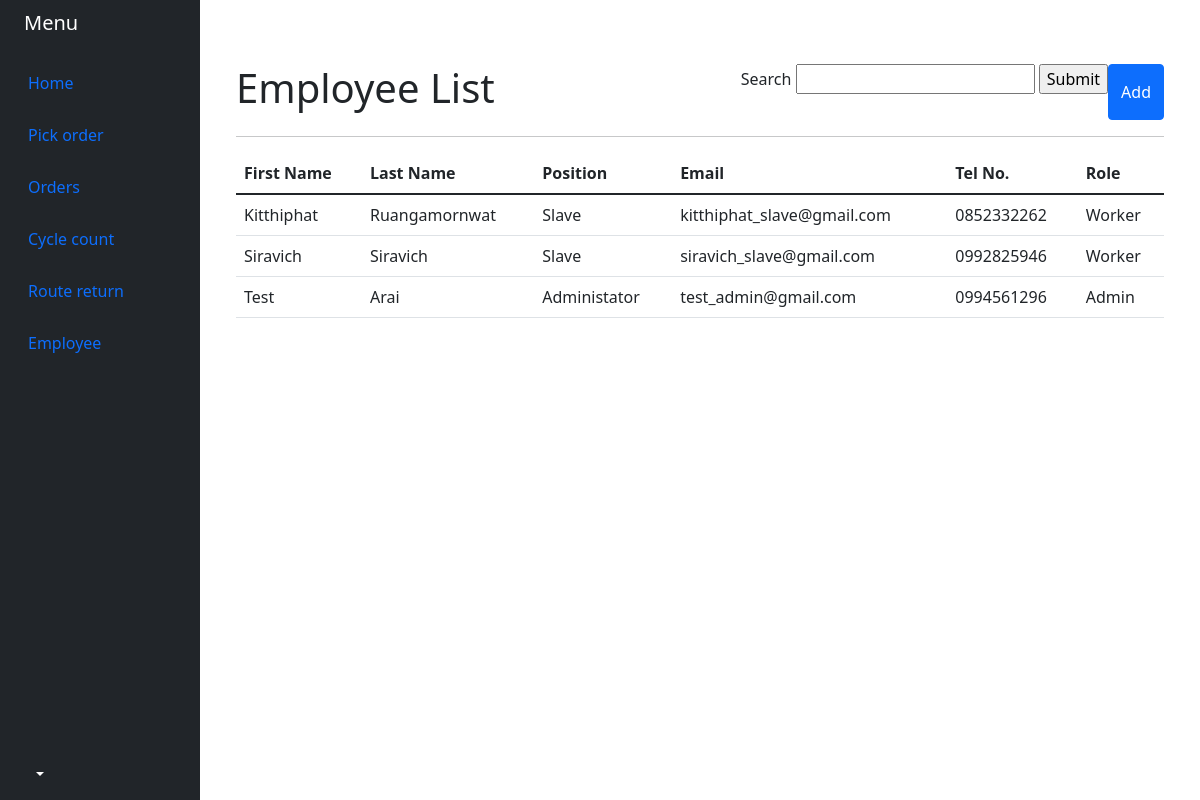
/employee_list.php, run on the app's committed database.
### tables this page shows
CREATE TABLE `employee` (
  `EmployeeID` varchar(10) NOT NULL DEFAULT 'NOT NULL',
  `Fname` varchar(20) NOT NULL DEFAULT 'NOT NULL',
  `Lname` varchar(20) NOT NULL DEFAULT 'NOT NULL',
  `Position` varchar(20) NOT NULL DEFAULT 'NOT NULL',
  `Email` varchar(50) NOT NULL DEFAULT 'NOT NULL',
  `Username` varchar(20) NOT NULL DEFAULT 'NOT NULL',
  `Password` varchar(20) NOT NULL DEFAULT 'NOT NULL',
  `Tel` varchar(25) NOT NULL DEFAULT 'NOT NULL',
  `UserRole` varchar(20) NOT NULL DEFAULT 'NOT NULL',
  `Salary` int(11) NOT NULL
);

### employee_list.php (the view, shortened to what this page needs)
<?php
    require_once "config/db.php";
?>
<!DOCTYPE html>
<html lang="en">
<head>
    <link href="https://cdn.jsdelivr.net/npm/bootstrap@5.1.3/dist/css/bootstrap.min.css" rel="stylesheet">
</head>
<body>
<div class="container-fluid">
    <div class="row flex-nowrap">
        <div class="col-auto col-md-3 col-xl-2 px-sm-2 px-0 bg-dark">
            <div class="d-flex flex-column align-items-center align-items-sm-start px-3 pt-2 text-white min-vh-100">
                <a href="/" class="d-flex align-items-center pb-3 mb-md-0 me-md-auto text-white text-decoration-none">
                    <span class="fs-5 d-none d-sm-inline">Menu</span>
                </a>
                <ul class="nav nav-pills flex-column mb-sm-auto mb-0 align-items-center align-items-sm-start" id="menu">
                    <li class="nav-item">
                        <a href="firstpage.php" class="nav-link align-middle px-0">
                            <i class="fs-4 bi-house"></i> <span class="ms-1 d-none d-sm-inline">Home</span>
                        </a>
                    </li>
                    <li>
                    <a href="pickorder_1.php" class="nav-link px-0 align-middle">
                            <i class="fs-4 bi-table"></i> <span class="ms-1 d-none d-sm-inline">Pick order</span></a>
</li>
                    <li>
                        <a href="#" class="nav-link px-0 align-middle">
                            <i class="fs-4 bi-table"></i> <span class="ms-1 d-none d-sm-inline">Orders</span></a>
                    </li>
                    <li>
                    <a href="cyclecount.php" class="nav-link px-0 align-middle">
                            <i class="fs-4 bi-table"></i> <span class="ms-1 d-none d-sm-inline">Cycle count</span></a>
                    </li>
                    <li>
                    <a href="routereturn.php" class="nav-link px-0 align-middle">
                            <i class="fs-4 bi-table"></i> <span class="ms-1 d-none d-sm-inline">Route return</span></a>
                    </li>
                    <li>
                        <a href=employee_list.php class="nav-link px-0 align-middle">
                            <i class="fs-4 bi-people"></i> <span class="ms-1 d-none d-sm-inline">Employee</span> </a>
                    </li>
                </ul>
                    <div class="dropdown pb-4">
                    <a href="#" class="d-flex align-items-center text-white text-decoration-none dropdown-toggle" id="dropdownUser1" data-bs-toggle="dropdown" aria-expanded="false">
                    </a>
                </div>
            </div>
        </div>
        <div class="col py-3">
        <div class="container mt-5">
        <div class="row">
            <div class="col-md-6">
                <h1>Employee List</h1>
            </div>
            <div class="col-md-6 d-flex justify-content-end">
<form method="post">
<label>Search</label>
<input type="text" name="search">
<input type="submit" name="submit">
</form>
                <button type="button" class="btn btn-primary" data-bs-toggle="modal" data-bs-target="#userModal" data-bs-whatever="@mdo">Add</button>
            </div>
        </div>
        <hr>
        <table class="table">
            <thead>
                <tr>
                    <th scope="col">First Name</th>
                    <th scope="col">Last Name</th>
                    <th scope="col">Position</th>
                    <th scope="col">Email</th>
                    <th scope="col">Tel No.</th>
                    <th scope="col">Role</th>
                </tr>
            </thead>
            <tbody>
                <?php
                    $stmt = $conn->query("SELECT * FROM employee ORDER BY EmployeeID ASC");
                    $stmt->execute();
                    $users = $stmt->fetchAll();
                    if (!$users) {
                        echo "<p><td colspan='6' class='text-center'>No data available</td></p>";
                }
                    else {
                    foreach($users as $user){
                ?>
                    <tr>
                        <td><?php echo $user['Fname']; ?></td>
                        <td><?php echo $user['Lname']; ?></td>
                        <td><?php echo $user['Position']; ?></td>
                        <td><?php echo $user['Email']; ?></td>
                        <td><?php echo $user['Tel']; ?></td>
                        <td><?php echo $user['UserRole']; ?></td>
                    </tr>
                <?php  } }
 ?>
            </tbody>
            </table>
    </div>
        </div>
    </div>
</div>
</body>
</html>

### data on the page
employee: Fname "Kitthiphat", Lname "Ruangamornwat", Position "Slave", Email "kitthiphat_slave@gmail.com", Tel "0852332262", UserRole "Worker"
employee: Fname "Siravich", Lname "Siravich", Position "Slave", Email "siravich_slave@gmail.com", Tel "0992825946", UserRole "Worker"
employee: Fname "Test", Lname "Arai", Position "Administator", Email "test_admin@gmail.com", Tel "0994561296", UserRole "Admin"
